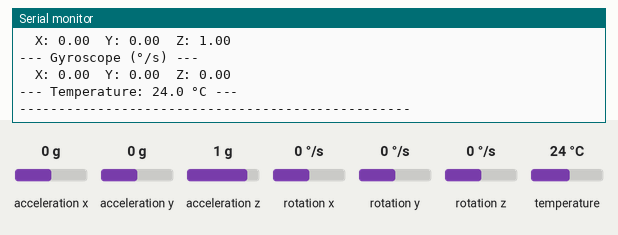
Simulated run of this sketch. Board: ESP32. On the bench: the last lines printed to the serial monitor. Inputs (shaded band) come from the test bench; at power-on: acceleration x 0 g, acceleration y 0 g, acceleration z 1 g, rotation x 0 °/s, rotation y 0 °/s, rotation z 0 °/s, temperature 24 °C.

Above: at 2.2 s.
2.3 s: acceleration x set to -1.4 g
3.8 s: acceleration y set to -1.4 g
5.3 s: acceleration z set to -1.4 g
6.8 s: rotation x set to -192 °/s
At 6.99 s:
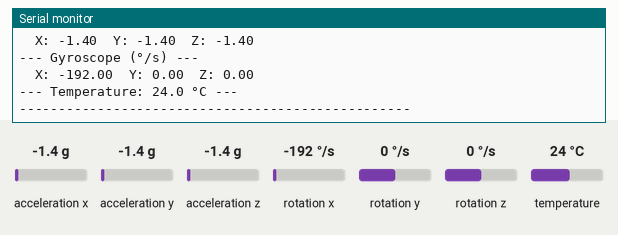
8.3 s: rotation y set to -192 °/s
At 8.5 s:
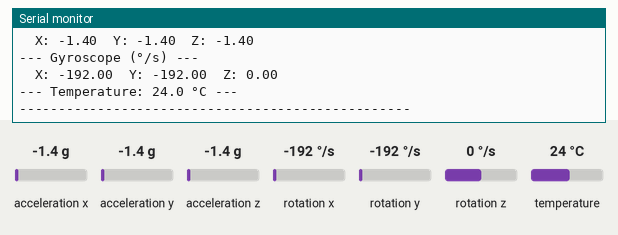
Timing chart, 0 to 10.8 s (numbered marks = the images above; inputs shaded):
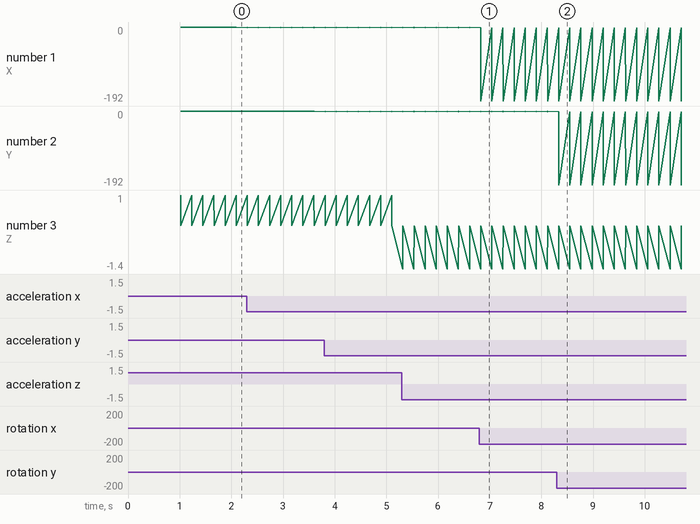

The sketch:

GY521_ESP32_test.ino
```cpp
// ============================================================
//  IMU GY-521 (MPU6050) + ESP32 — เช็คอุปกรณ์เบื้องต้น
// ============================================================
//
//  การต่อขา GY-521 → ESP32
//  --------------------------------
//  GY-521      ESP32
//  --------    -------
//  VCC     →   3.3V
//  GND     →   GND
//  SCL     →   GPIO 22  (I2C Clock)
//  SDA     →   GPIO 21  (I2C Data)
//  AD0     →   GND      (I2C Address = 0x68)
//  INT     →   ไม่ต้องต่อ (ใช้แบบ Polling)
//
//  ติดตั้ง Library ก่อน:
//  VS Code → เปิด Library Manager → ค้นหา "MPU6050"
//  → ติดตั้ง "MPU6050 by Electronic Cats" หรือ "Adafruit MPU6050"
// ============================================================

#include <Wire.h>
#include <MPU6050.h>

MPU6050 mpu;

// ============================================================
//  Setup
// ============================================================
void setup() {
  Serial.begin(115200);
  Serial.println("=== IMU GY-521 (MPU6050) + ESP32 เช็คอุปกรณ์ ===");
  Serial.println("ต่อขา: VCC→3.3V, GND→GND, SCL→GPIO22, SDA→GPIO21");
  Serial.println("--------------------------------------------------");

  Wire.begin(21, 22);   // SDA, SCL
  mpu.initialize();

  // เช็คว่าเชื่อมต่อได้ไหม
  if (mpu.testConnection()) {
    Serial.println(" MPU6050 เชื่อมต่อสำเร็จ!");
  } else {
    Serial.println(" ไม่พบ MPU6050 — เช็คการต่อขาอีกครั้ง");
    while (true);   // หยุดรอถ้าหาเซ็นเซอร์ไม่เจอ
  }

  delay(1000);
}

// ============================================================
//  Loop — อ่านและแสดงผลทุก 200ms
// ============================================================
void loop() {
  // ตัวแปรรับค่า raw จากเซ็นเซอร์
  int16_t ax, ay, az;   // Accelerometer (ความเร่ง)
  int16_t gx, gy, gz;   // Gyroscope (ความเร็วเชิงมุม)

  // อ่านค่าจาก MPU6050
  mpu.getMotion6(&ax, &ay, &az, &gx, &gy, &gz);

  // แปลงค่า raw → หน่วยจริง
  // Accelerometer: ค่า raw หารด้วย 16384 → หน่วย g (±2g mode)
  float accX = ax / 16384.0;
  float accY = ay / 16384.0;
  float accZ = az / 16384.0;

  // Gyroscope: ค่า raw หารด้วย 131 → หน่วย °/s (±250°/s mode)
  float gyroX = gx / 131.0;
  float gyroY = gy / 131.0;
  float gyroZ = gz / 131.0;

  // อุณหภูมิ
  float temp = mpu.getTemperature() / 340.0 + 36.53;

  // แสดงผล Accelerometer
  Serial.println("--- Accelerometer (g) ---");
  Serial.print("  X: "); Serial.print(accX, 2);
  Serial.print("  Y: "); Serial.print(accY, 2);
  Serial.print("  Z: "); Serial.println(accZ, 2);

  // แสดงผล Gyroscope
  Serial.println("--- Gyroscope (°/s) ---");
  Serial.print("  X: "); Serial.print(gyroX, 2);
  Serial.print("  Y: "); Serial.print(gyroY, 2);
  Serial.print("  Z: "); Serial.println(gyroZ, 2);

  // แสดงผลอุณหภูมิ
  Serial.print("--- Temperature: ");
  Serial.print(temp, 1);
  Serial.println(" °C ---");

  Serial.println("--------------------------------------------------");

  delay(200);
}
```

Measured:
- after the input at 6.8 s, the serial monitor: prints a new line at once (image 1)
- after the input at 8.3 s, the serial monitor: prints a new line at once (image 2)
- plotted number 1: 0 → -192 after the input at 6.8 s
